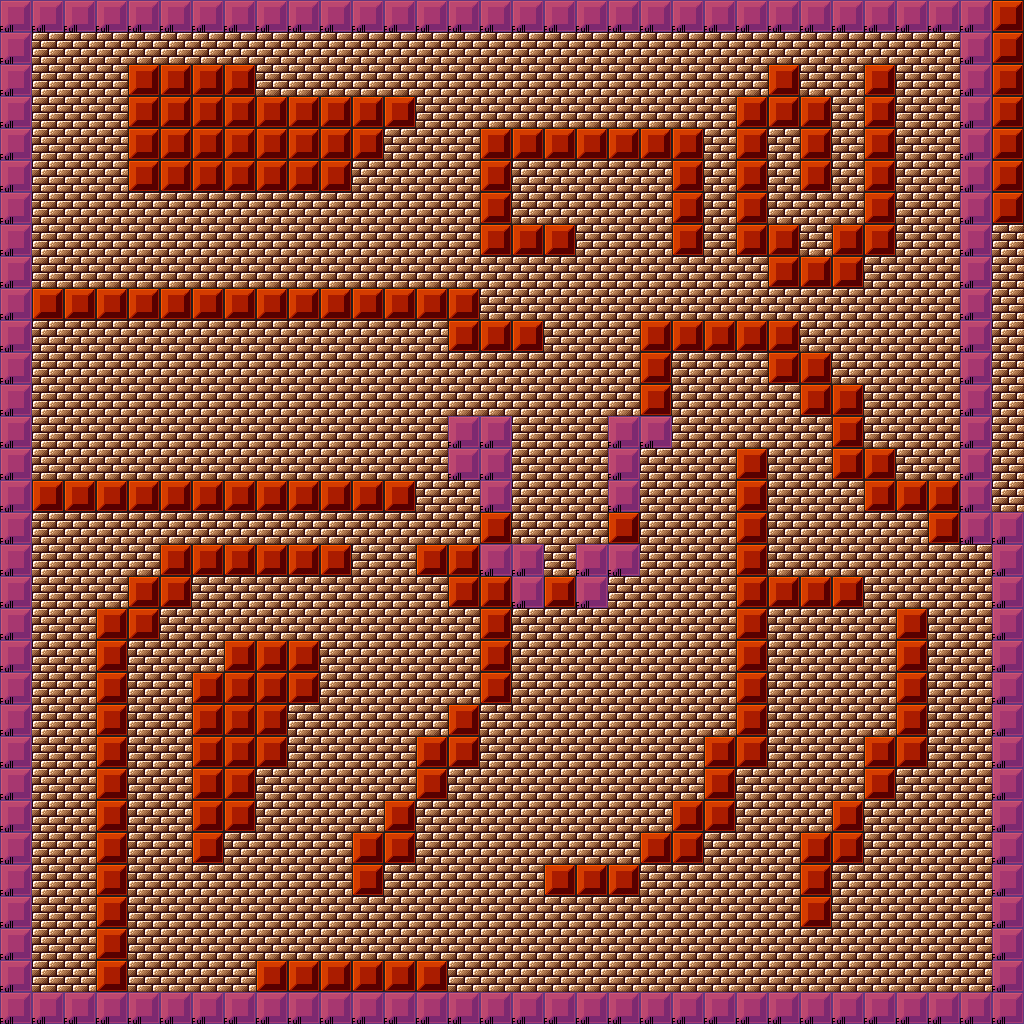

This game map was drawn from its Tiled (.tmx) file and the tilesets committed beside it. A one-line description and the trimmed map source follow:
An orthogonal 32x32 tile map with 32x32 px tiles, 3 tile layers (Background, Foreground, Collision), 3 tilesets.

<map version="1.0" orientation="orthogonal" width="32" height="32" tilewidth="32" tileheight="32">
 <tileset firstgid="1" name="Test" tilewidth="32" tileheight="32">
  <image source="../tileset/tileset-platformer.png" width="192" height="544" />
 </tileset>
 <tileset firstgid="103" name="Collision" tilewidth="32" tileheight="32">
  <image source="../tileset/Collision.png" width="192" height="192" />
 </tileset>
 <tileset firstgid="139" name="tmw_desert_spacing" tilewidth="64" tileheight="64" spacing="2">
  <image source="../tileset/tmw_desert_spacing.png" width="265" height="199" />
 </tileset>
 <layer name="Background" width="32" height="32">
  <data>[1024 cells, 1024 non-empty, 1 distinct tile ids]</data>
 </layer>
 <layer name="Foreground" width="32" height="32">
  <data>[1024 cells, 525 non-empty, 2 distinct tile ids]</data>
 </layer>
 <layer name="Collision" width="32" height="32">
  <data>[1024 cells, 139 non-empty, 1 distinct tile ids]</data>
 </layer>
</map>
